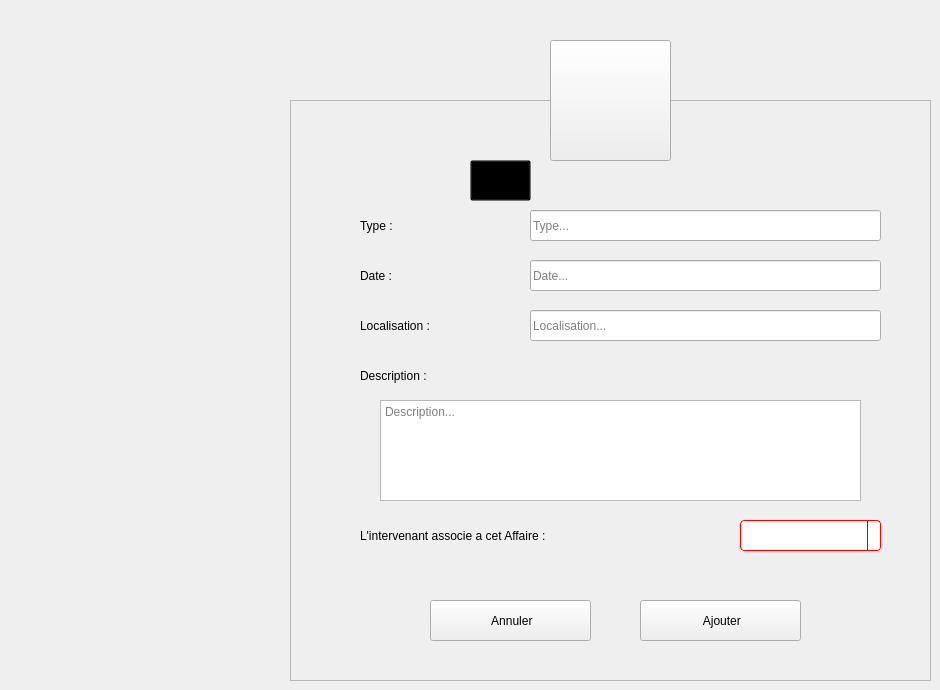
    <widget class="QWidget" name="Ajouter_affaire">
     <widget class="QToolButton" name="toolButton_8">
      <property name="geometry">
       <rect>
        <x>550</x>
        <y>40</y>
        <width>121</width>
        <height>121</height>
       </rect>
      </property>
      <property name="styleSheet">
       <string notr="true"/>
      </property>
      <property name="text">
       <string/>
      </property>
      <property name="icon">
       <iconset resource="Recources.qrc">
        <normaloff>:/Recources/Images/gavel.png</normaloff>:/Recources/Images/gavel.png</iconset>
      </property>
      <property name="iconSize">
       <size>
        <width>64</width>
        <height>64</height>
       </size>
      </property>
     </widget>
     <widget class="QFrame" name="frame_8">
      <property name="geometry">
       <rect>
        <x>290</x>
        <y>100</y>
        <width>641</width>
        <height>581</height>
       </rect>
      </property>
      <property name="styleSheet">
       <string notr="true"/>
      </property>
      <property name="frameShape">
       <enum>QFrame::StyledPanel</enum>
      </property>
      <property name="frameShadow">
       <enum>QFrame::Raised</enum>
      </property>
      <widget class="QLabel" name="L_AjouterAffaire">
       <property name="geometry">
        <rect>
         <x>230</x>
         <y>57</y>
         <width>281</width>
         <height>41</height>
        </rect>
       </property>
       <property name="font">
        <font>
         <family>century gothic</family>
         <pointsize>-1</pointsize>
         <weight>75</weight>
         <bold>true</bold>
        </font>
       </property>
       <property name="styleSheet">
        <string notr="true">background: transparent;</string>
       </property>
       <property name="text">
        <string>Ajouter un Affaire</string>
       </property>
      </widget>
      <widget class="QLabel" name="L_ATypeAffaire">
       <property name="geometry">
        <rect>
         <x>70</x>
         <y>110</y>
         <width>121</width>
         <height>31</height>
        </rect>
       </property>
       <property name="styleSheet">
        <string notr="true">background: transparent;</string>
       </property>
       <property name="text">
        <string>Type :</string>
       </property>
      </widget>
      <widget class="QLabel" name="L_ADateAffaire">
       <property name="geometry">
        <rect>
         <x>70</x>
         <y>160</y>
         <width>121</width>
         <height>31</height>
        </rect>
       </property>
       <property name="styleSheet">
        <string notr="true">background: transparent;</string>
       </property>
       <property name="text">
        <string>Date :</string>
       </property>
      </widget>
      <widget class="QLabel" name="L_ALocalAffaire">
       <property name="geometry">
        <rect>
         <x>70</x>
         <y>210</y>
         <width>151</width>
         <height>31</height>
        </rect>
       </property>
       <property name="styleSheet">
        <string notr="true">background: transparent;</string>
       </property>
       <property name="text">
        <string>Localisation :</string>
       </property>
      </widget>
      <widget class="QLineEdit" name="LE_ATypeAffaire">
       <property name="geometry">
        <rect>
         <x>240</x>
         <y>110</y>
         <width>351</width>
         <height>31</height>
        </rect>
       </property>
       <property name="placeholderText">
        <string>Type...</string>
       </property>
      </widget>
      <widget class="QLineEdit" name="LE_ADateAffaire">
       <property name="geometry">
        <rect>
         <x>240</x>
         <y>160</y>
         <width>351</width>
         <height>31</height>
        </rect>
       </property>
       <property name="placeholderText">
        <string>Date...</string>
       </property>
      </widget>
      <widget class="QLineEdit" name="LE_ALocalAffaire">
       <property name="geometry">
        <rect>
         <x>240</x>
         <y>210</y>
         <width>351</width>
         <height>31</height>
        </rect>
       </property>
       <property name="placeholderText">
        <string>Localisation...</string>
       </property>
      </widget>
      <widget class="QPushButton" name="B_AConfirmerAffaire">
       <property name="geometry">
        <rect>
         <x>350</x>
         <y>500</y>
         <width>161</width>
         <height>41</height>
        </rect>
       </property>
       <property name="cursor">
        <cursorShape>PointingHandCursor</cursorShape>
       </property>
       <property name="text">
        <string> Ajouter</string>
       </property>
       <property name="icon">
        <iconset resource="Recources.qrc">
         <normaloff>:/Recources/Images/confirm.png</normaloff>:/Recources/Images/confirm.png</iconset>
       </property>
       <property name="iconSize">
        <size>
         <width>20</width>
         <height>20</height>
        </size>
       </property>
      </widget>
      <widget class="QPushButton" name="B_AAnnulerAffaire">
       <property name="geometry">
        <rect>
         <x>140</x>
         <y>500</y>
         <width>161</width>
         <height>41</height>
        </rect>
       </property>
       <property name="cursor">
        <cursorShape>PointingHandCursor</cursorShape>
       </property>
       <property name="text">
        <string> Annuler</string>
       </property>
       <property name="icon">
        <iconset resource="Recources.qrc">
         <normaloff>:/Recources/Images/close.png</normaloff>:/Recources/Images/close.png</iconset>
       </property>
       <property name="iconSize">
        <size>
         <width>16</width>
         <height>16</height>
        </size>
       </property>
      </widget>
      <widget class="QToolButton" name="toolButton_9">
       <property name="geometry">
        <rect>
         <x>180</x>
         <y>60</y>
         <width>61</width>
         <height>41</height>
        </rect>
       </property>
       <property name="styleSheet">
        <string notr="true">background: transparent;</string>
       </property>
       <property name="text">
        <string/>
       </property>
       <property name="icon">
        <iconset resource="Recources.qrc">
         <normaloff>:/Recources/Images/add-property.png</normaloff>:/Recources/Images/add-property.png</iconset>
       </property>
       <property name="iconSize">
        <size>
         <width>30</width>
         <height>30</height>
        </size>
       </property>
      </widget>
      <widget class="QLabel" name="L_ADescAffaire">
       <property name="geometry">
        <rect>
         <x>70</x>
         <y>260</y>
         <width>151</width>
         <height>31</height>
        </rect>
       </property>
       <property name="styleSheet">
        <string notr="true">background: transparent;</string>
       </property>
       <property name="text">
        <string>Description :</string>
       </property>
      </widget>
      <widget class="QTextEdit" name="TE_ADescAffaire">
       <property name="geometry">
        <rect>
         <x>90</x>
         <y>300</y>
         <width>481</width>
         <height>101</height>
        </rect>
       </property>
       <property name="styleSheet">
        <string notr="true"/>
       </property>
       <property name="placeholderText">
        <string>Description...</string>
       </property>
      </widget>
      <widget class="QComboBox" name="CB_ACinIntAffaire">
       <property name="geometry">
        <rect>
         <x>450</x>
         <y>420</y>
         <width>141</width>
         <height>31</height>
        </rect>
       </property>
       <property name="styleSheet">
        <string notr="true">QComboBox {
  border: 1px solid red;
  border-radius: 4px;
  background: white;
}

QComboBox QAbstractItemView {
  border: 1px solid black;
  border-radius: 0;
  background-color: white;
  selection-background-color:#305068;
}

QComboBox QAbstractItemView:hover {
  background-color: white;
  color: #F0F0F0;
}

QComboBox QAbstractItemView:selected {
  background: #1464A0;
  color: #32414B;
}

QComboBox QAbstractItemView:alternate {
  background: #19232D;
}

QComboBox:disabled {
  background-color: #19232D;
  color: #787878;
}

QComboBox:hover {
  border: 1px solid #148CD2;
}

QComboBox:focus {
  border: 1px solid #1464A0;
}

QComboBox:on {
  selection-background-color: #1464A0;
}

QComboBox::item:checked {
  font-weight: bold;
}

QComboBox::item:selected {
  border: 0px solid transparent;
}

QComboBox::drop-down {
  subcontrol-origin: padding;
  subcontrol-position: top right;
  width: 12px;
  border-left: 1px solid #32414B;
}</string>
       </property>
      </widget>
      <widget class="QLabel" name="L_ACinIntAffaire">
       <property name="geometry">
        <rect>
         <x>70</x>
         <y>420</y>
         <width>381</width>
         <height>31</height>
        </rect>
       </property>
       <property name="styleSheet">
        <string notr="true">background: transparent;</string>
       </property>
       <property name="text">
        <string>L'intervenant associe a cet Affaire :</string>
       </property>
      </widget>
     </widget>
     <zorder>frame_8</zorder>
     <zorder>toolButton_8</zorder>
    </widget>
